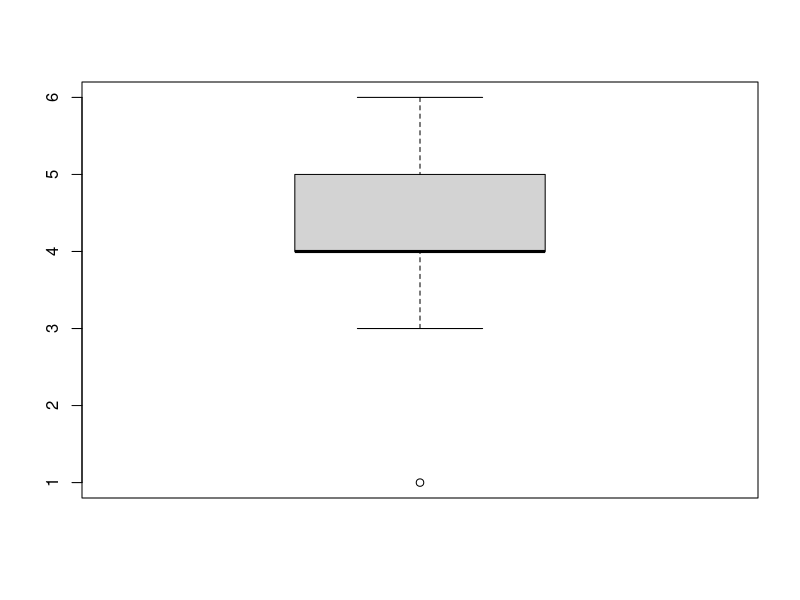
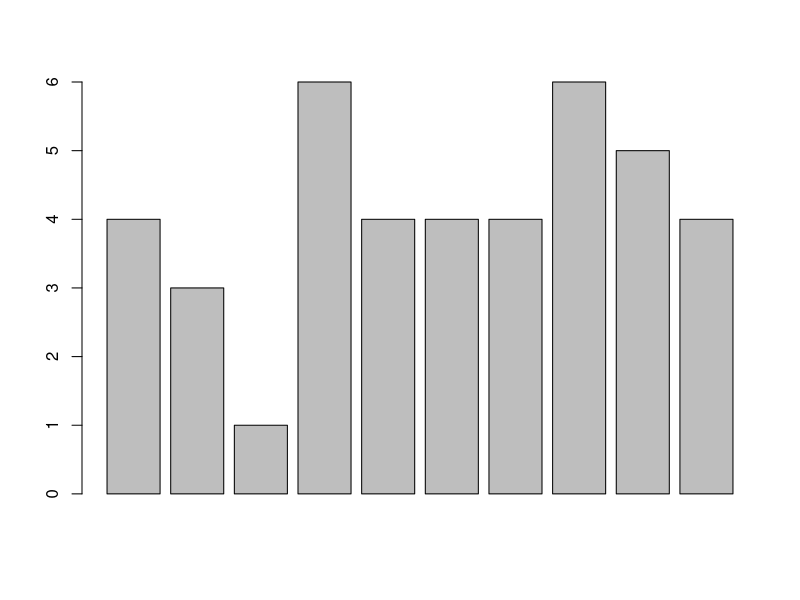
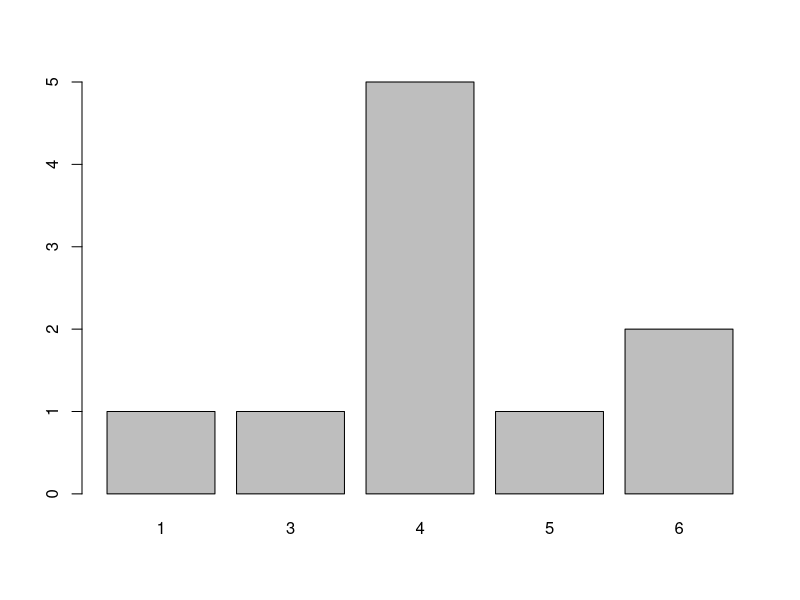
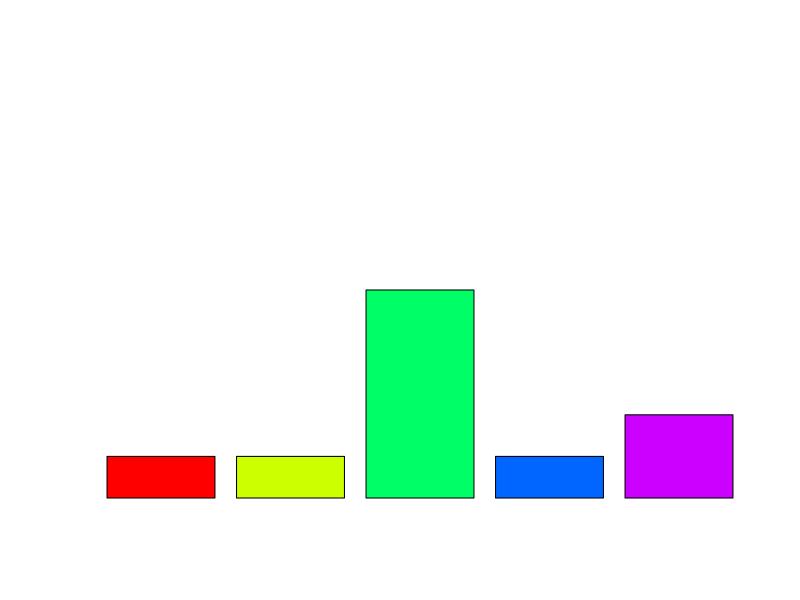

The R script that drew these images, in order: (Note: this script raises an error after producing the figures.)
s1 = sample (c(1:6), 10, replace = T); s1

#연산이 필요한 대표값 (3차 데이터터)
#합, 평균, 분산, 표준편차
sum(s1)
mean(s1)
var(s1)
sd(s1)

#정렬이 필요한 대표값이다 (1차데이터)
#최솟값, 최댓값, 중간값
min(s1)
max(s1)
median(s1) 
#만약 데이터의 개수가 짝수여서 중간값이 두개 일 때 그 두 값의 평균값이 중간값이 된다.

s1
#정렬하는 함수 sort()
sort(s1)

#1차 데이터에 관한 모든 것을 출력하는 함수 summary()
summary(s1)
#이러한 1차 데이터를 그림으로 나타내는 함수boxplot()
boxplot(s1) #평균(연산)에 관한것은 출력하지 않음, 시각화

#데이터의 개수를 표현하는 함수 table() (2차데이터)
table(s1)
#이러한 표현을 그림으로 나타내는 함수 barplot()
barplot(s1) #함수에 벡터를 그대로 넣어주는게 아니라 테이블 값을 넣어줘야 정상적인 데이터가 나온다
barplot(table(s1))

#그림에 x,y축 표현과 이 어떠한 표인지 설명이 필요하다
barplot(table(s1), main='주사위 빈도수',
        xlab = '주사위', ylab = '빈도',
        names.arg = c('1번', '2번', '3번', '4번',
                      '5번', '6번'),
        horiz = F,
        ylim = c(0, 10),
        col = rainbow(length(table(s1))))
grid()
#main은 표의 제목
#xlab, ylab은 x축 y축 제목
#col은 표의 색깔
#naes.arg는 데이터들의 이름 변경
#horiz는 표를 횡으로 표현함, 단 xlab, ylab은 바꿔줘야함
#xlim는 데이터 개수 범위를 조정함
#grid()함수를 입력하면 격자무늬가 생김



#테이블 또다른 데이터 시각화
#기본적인 매개변수는 barplot과 비슷함
pie(table(s1), main = '주사위 빈도수')
.
